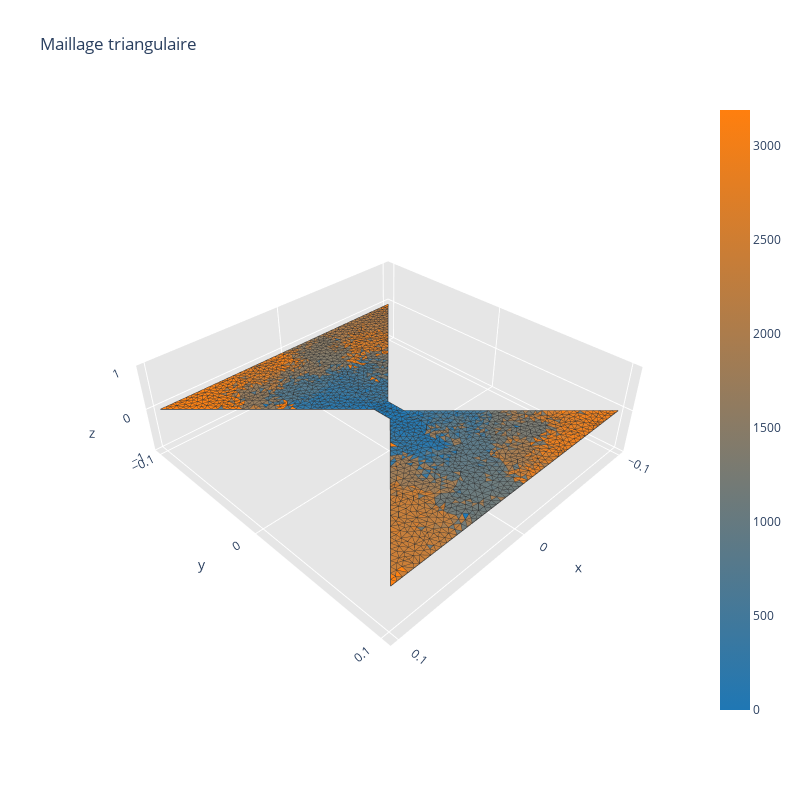

Notebook source saved alongside this figure:
### Code cell
# Normalisation pour l'aspect ratio
x_, y_, z_ = points
fig_scale = max(max(x_) - min(x_), max(y_) - min(y_))
x_scale = (max(x_) - min(x_)) / fig_scale
y_scale = (max(y_) - min(y_)) / fig_scale
z_scale = 0.3  # Z scale arbitraire pour une meilleure visualisation

# Création de la figure 3D avec Plotly
fig = ff.create_trisurf(
    x=x_,
    y=y_,
    z=z_,
    simplices=triangles[:3, :].T,
    color_func=list(range(len(triangles[:3, :].T))),  # Couleurs basées sur les indices des triangles
    show_colorbar=True,
    title="Maillage triangulaire",
    aspectratio=dict(x=x_scale, y=y_scale, z=z_scale)
)
# Afficher la figure
fig.show()

### Figure 1 — Plotly figure (JSON) as saved in the notebook; plotly's stock layout.template omitted (floating-point values rounded to 4 significant figures; data arrays with more than 128 entries replaced by an {"elided": "..."} marker saying what was removed)
{"data": [{"facecolor": {"elided": "3193 str values"}, "i": {"elided": "3193 int values"}, "j": {"elided": "3193 int values"}, "k": {"elided": "3193 int values"}, "name": "", "type": "mesh3d", "x": {"elided": "1718 float values"}, "y": {"elided": "1718 float values"}, "z": {"elided": "1718 int values"}}, {"line": {"color": "rgb(50, 50, 50)", "width": 1.5}, "mode": "lines", "showlegend": false, "type": "scatter3d", "x": {"elided": "15965 float values"}, "y": {"elided": "15965 float values"}, "z": {"elided": "15965 int values"}}, {"hoverinfo": "none", "marker": {"color": [0, 3192], "colorscale": [[0, "rgb(31, 119, 180)"], [1, "rgb(255, 127, 14)"]], "showscale": true, "size": 0.1}, "mode": "markers", "showlegend": false, "type": "scatter3d", "x": [-0.099], "y": [-0.1], "z": [0]}], "layout": {"height": 800, "scene": {"aspectratio": {"x": 0.99, "y": 1, "z": 0.3}, "xaxis": {"backgroundcolor": "rgb(230, 230, 230)", "gridcolor": "rgb(255, 255, 255)", "showbackground": true, "zerolinecolor": "rgb(255, 255, 255)"}, "yaxis": {"backgroundcolor": "rgb(230, 230, 230)", "gridcolor": "rgb(255, 255, 255)", "showbackground": true, "zerolinecolor": "rgb(255, 255, 255)"}, "zaxis": {"backgroundcolor": "rgb(230, 230, 230)", "gridcolor": "rgb(255, 255, 255)", "showbackground": true, "zerolinecolor": "rgb(255, 255, 255)"}}, "title": {"text": "Maillage triangulaire"}, "width": 800}}
